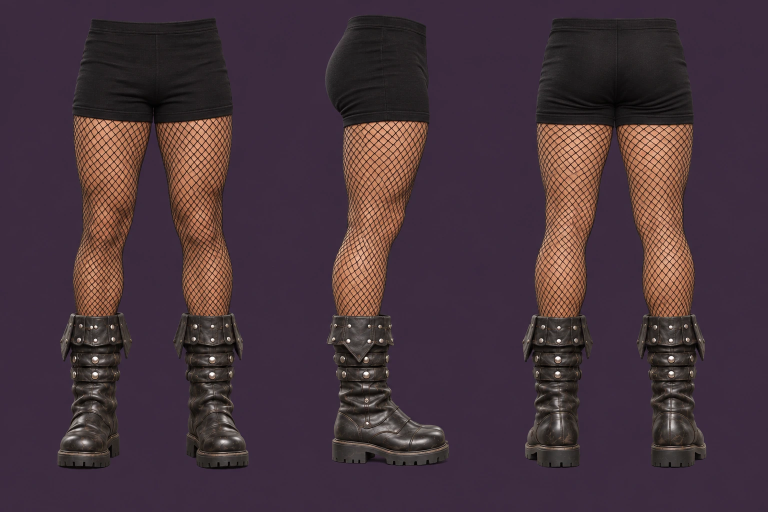
#> input picture models/grey-hat-3d/references/chatgpt/B5.webp, 1536 x 1024 px, given in place of B5.png, which was not available (shown at 1/2 size)
$ python doll_measure.py
#> lines starting #> are read from the running program, lines starting #| are printed output that depends on the picture; after the words box and inside, x2 and y2 are one past the last pixel; in counts of white or black regions, pixels touching at a corner belong together
### models/grey-hat-3d/tools/sil.py
# silhouette tools for the Ranger paintings: flat plum (or grey/black) background -> mask; figures as connected blobs
import sys, numpy as np
from PIL import Image
from scipy import ndimage as ndi
def load(path):
#> called with path = 'models/grey-hat-3d/refs/B5.png'
    return np.asarray(Image.open(path).convert('RGB')).astype(np.float32)
def mask_of(a, thr=11.0, raw=False):
#> called with thr = 11, raw = False
    h, w, _ = a.shape
#> h = 1024; w = 1536
    cs = np.concatenate([a[:12, :12].reshape(-1, 3), a[:12, -12:].reshape(-1, 3), a[-12:, :12].reshape(-1, 3), a[-12:, -12:].reshape(-1, 3)])
#> cs = 576 rows, first 8: [61, 44, 63], [61, 44, 63], [61, 44, 63], [61, 44, 63], [61, 44, 63], [61, 44, 63], [61, 44, 63], [61, 44, 63]
    bg0 = np.median(cs, 0)
#> bg0 = [60, 43, 62]
    d0 = np.sqrt(((a - bg0) ** 2).sum(-1))
    sure_bg = ~ndi.binary_dilation(d0 > 22, iterations=18)
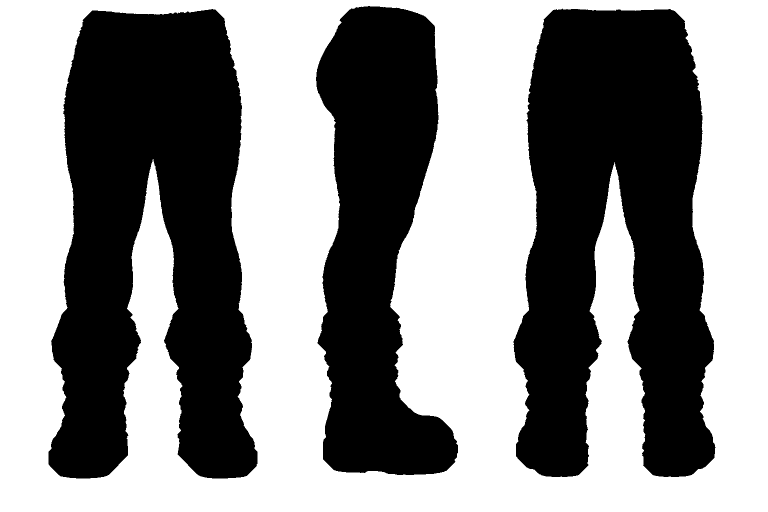
#> sure_bg: shape (1024, 1536) bool (shown at 1/2 size); 54.4% white; 3 black regions, box (x1, y1, x2, y2) and area: (97, 18, 515, 957) 275075, (1027, 17, 1431, 954) 271449, (632, 12, 916, 950) 169917
    # the background has a soft vignette: fit a quadratic surface per channel to the sure background
    ys, xs = np.mgrid[0:h, 0:w]; X = xs / w - 0.5; Y = ys / h - 0.5
    A = np.stack([np.ones_like(X), X, Y, X * X, Y * Y, X * Y], -1)
    sel = sure_bg.ravel(); step = max(1, sel.sum() // 60000)
#> after `step = max(1, sel.sum() // 60000)`: step = 14
    Af = A.reshape(-1, 6)[sel][::step]; fit = np.zeros_like(a)
    for c in range(3):
        coef, *_ = np.linalg.lstsq(Af, a[..., c].reshape(-1)[sel][::step], rcond=None); fit[..., c] = A @ coef
#> this loop made 3 passes
#> coef on passes 1 to 3: [60.16, 0.0724, 0.807, -0.13, -0.0846, -0.0927], [43.17, 0.0939, 0.694, -0.0619, 0.0313, -0.0384], [62.28, 0.0762, 0.73, -0.225, 0.447, -0.0743]
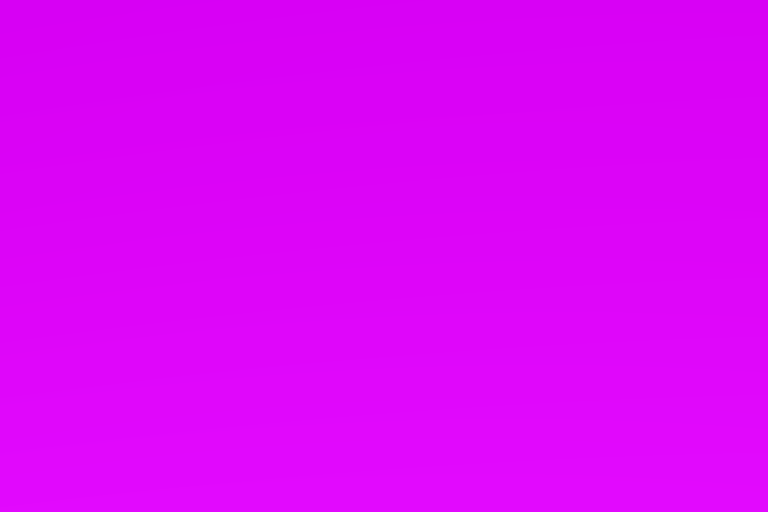
#> fit: shape (1024, 1536, 3) float32 (shown at 1/2 size); mean R, G, B 61.1, 43.6, 63.3; drawn with min black and max white
    r = a - fit
    lum = r.mean(-1); chroma = np.sqrt(((r - lum[..., None]) ** 2).sum(-1))
    d = np.sqrt((r ** 2).sum(-1) + (1.6 * chroma) ** 2)
    d = ndi.gaussian_filter(d, 0.8)
    m = d > thr
#> m: shape (1024, 1536) bool; 35.6% white; 4 white regions (1 under 20 px), largest, box (x1, y1, x2, y2) and area: (114, 34, 498, 940) 214799, (1043, 34, 1414, 937) 212649, (649, 29, 899, 933) 132890
    if raw: return m, fit
    m = ndi.binary_opening(m, iterations=1); m = ndi.binary_closing(m, iterations=3); m = ndi.binary_fill_holes(m)
#> after `m = ndi.binary_opening(m, iterations=1)`: m: shape (1024, 1536) bool; 35.6% white; 3 white regions, box (x1, y1, x2, y2) and area: (114, 34, 498, 940) 214791, (1043, 34, 1414, 937) 212644, (649, 29, 899, 933) 132885
#> after `m = ndi.binary_closing(m, iterations=3)`: m: shape (1024, 1536) bool; 35.7% white; 3 white regions, box (x1, y1, x2, y2) and area: (114, 34, 498, 940) 215051, (1043, 34, 1414, 937) 212892, (649, 29, 899, 933) 132958
    return m, fit
def figures(m, min_area=4000):
#> called with min_area = 20000
    lab, n = ndi.label(m); out = []
    for i, sl in enumerate(ndi.find_objects(lab)):
        area = (lab[sl] == i + 1).sum()
        if area >= min_area: out.append((sl[1].start, sl[0].start, sl[1].stop, sl[0].stop, int(area), i + 1))
    out.sort(); return lab, out
def spans(row):
    # runs of True in a boolean row -> [(x0, x1), ...] (x1 exclusive)
    d = np.diff(np.concatenate([[0], row.astype(np.int8), [0]])); s = np.where(d == 1)[0]; e = np.where(d == -1)[0]
    return list(zip(s.tolist(), e.tolist()))
# [5 lines that do not run on import are left out]

### models/grey-hat-3d/tools/doll_measure.py
# Measures his body for the blank doll (src/N45_doll.js) off the two paintings that show it with the outer clothes off:
#   B5  his legs in shorts and fishnet: front, right side, back
#   B3  shirt and trousers only: front and side (his waist without the corset, his shoulders, his bare forearm)
#   D3  his bare hands and forearms: how wide the wrist is beside the hand
# Prints small tables and writes out/doll_measure.json. It does NOT write the doll's tables: those are in src/N45_doll.js, set by
# hand from these numbers, because half of the doll (chest, back, upper arm) is under cloth in every painting.
# usage: python3 -I tools/doll_measure.py
#
# Scale of B5. B5 has no whole figure to take a scale from, and its three cues do not agree:
#   780 px/m  makes its boots the size of the boots in B1 (then his hips are 0.41 m across, wider than his baggy trousers)
#   850 px/m  puts the top of the shorts where B3 has the top of his trousers (1.065 m) with the soles on the floor (hips 0.37 m)
#   930 px/m  puts its knee at the knee of his skeleton, 0.53 m (hips 0.34 m)
# 900 is used for every width and depth. It lies between the two cues that come from his body (not his boots), and at 900 his hips
# are 0.35 m across and his thigh 0.166 m: a man of his height, and narrower than the Ranger's hips (0.374 m), as Chris asked.
# So B5 gives the SHAPE of his legs and hips; their size is this decision. Change S5 here to see another scale.
# Heights are not taken by scale at all: each landmark row of B5 is given the height that the same landmark has on his skeleton
# (LAND below), and rows between landmarks are spread evenly.
import os, sys, json, numpy as np
sys.path.insert(0, os.path.dirname(os.path.abspath(__file__)))
from sil import load, mask_of, figures, spans
ROOT = os.path.dirname(os.path.dirname(os.path.abspath(__file__)))
S5 = 900.0; HT = 1.78; ZOFF = 0.035
# B5 landmark rows (read off a gridded copy, lib/grid.py) and the height of each on his skeleton, in metres
LAND = [(35, 1.065, 'top of the shorts (waist)'), (215, 0.900, 'hips at their widest'), (250, 0.845, 'crotch'), (445, 0.530, 'knee joint (crease behind the knee)'),
        (565, 0.414, 'calf at its widest'), (628, 0.353, 'top of the boot cuff in B5'), (880, 0.110, 'ankle (inside the boot)')]
def row_h(y): return float(np.interp(y, [l[0] for l in LAND], [l[1] for l in LAND][::1]))      # np.interp wants rising x: the rows rise as the heights fall
def h_row(h): return float(np.interp(h, [l[1] for l in LAND][::-1], [l[0] for l in LAND][::-1]))
def figs_of(name):
    a = load(os.path.join(ROOT, 'refs', name)); m, _ = mask_of(a); lab, figs = figures(m, 20000); return [(lab == f[5], f) for f in figs]
#> after `lab, figs = figures(m, 20000)`:
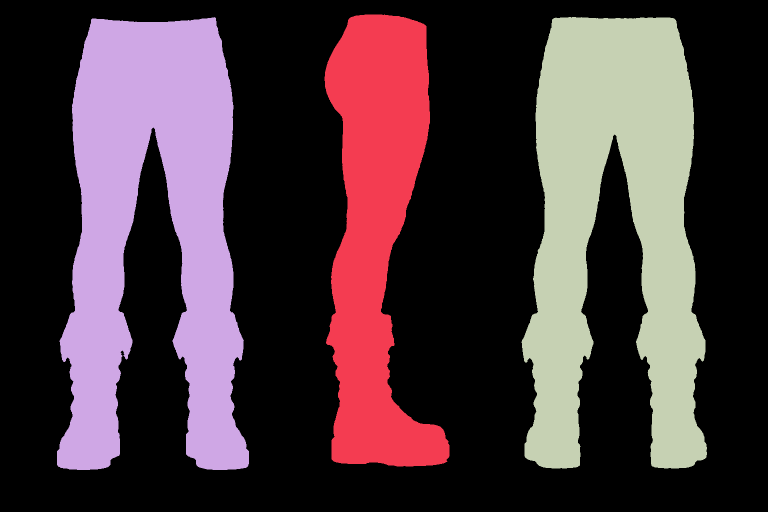
#> lab: shape (1024, 1536) int32 (shown at 1/2 size); 4 distinct labels, from 0 to 3; one colour per label, 0 black
#> after `lab, figs = figures(m, 20000)`: figs = [(114, 34, 498, 940, 215051, 2), (649, 29, 899, 933, 132958, 1), (1043, 34, 1414, 937, 212892, 3)]
def row(m, y):
    rr = m[y - 1:y + 2].sum(0) >= 2; return [(s, e) for s, e in spans(rr) if e - s >= 3]
out = {'S5': S5, 'land': LAND}

# ---------- B5: legs ----------
F5 = figs_of('B5.png'); (mf, ff), (ms, fs), (mb, fb) = F5
#> after `F5 = figs_of('B5.png')`: F5 = 3 items
#> after `(mf, ff), (ms, fs), (mb, fb) = F5`: mf: shape (1024, 1536) bool; 13.7% white; 1 white region, box (x1, y1, x2, y2) and area: (114, 34, 498, 940) 215051
#> after `(mf, ff), (ms, fs), (mb, fb) = F5`: ms: shape (1024, 1536) bool; 8.5% white; 1 white region, box (x1, y1, x2, y2) and area: (649, 29, 899, 933) 132958
#> after `(mf, ff), (ms, fs), (mb, fb) = F5`: mb: shape (1024, 1536) bool; 13.5% white; 1 white region, box (x1, y1, x2, y2) and area: (1043, 34, 1414, 937) 212892
#> after `(mf, ff), (ms, fs), (mb, fb) = F5`: ff = (114, 34, 498, 940, 215051, 2); fs = (649, 29, 899, 933, 132958, 1); fb = (1043, 34, 1414, 937, 212892, 3)
cxf = float(np.mean([np.mean(row(mf, y)[0]) for y in range(120, 240, 10)]))        # middle of the front figure: the middle of the shorts
#> in spans, `d = np.diff(np.concatenate([[0], row.astype(np.int8), [0]]))`: d = 1537 values, max 1 at index 161, min -1 at index 451, mean 0
#> in spans, `s = np.where(d == 1)[0]`: s = [161]
#> in spans, `e = np.where(d == -1)[0]`: e = [451]
#> cxf = 305.9
cxb = float(np.mean([np.mean(row(mb, y)[0]) for y in range(120, 240, 10)]))
#> cxb = 1229.1
axs = float(np.mean([np.mean(max(row(ms, y), key=lambda q: q[1] - q[0])) for y in range(735, 800, 5)]))      # the side figure's axis: the middle of the boot shaft
#> axs = 727.6
print('B5 at %.0f px/m: front middle x %.1f, back middle x %.1f, side axis (boot shaft) x %.1f' % (S5, cxf, cxb, axs))
#| B5 at 900 px/m: front middle x 305.9, back middle x 1229.1, side axis (boot shaft) x 727.6
print('\nB5 hips and waist (front and back figures: half width; side figure: front and back of him, z from 3.5 cm ahead of the boot shaft)')
print('  row  height | half width front  back | z front   z back   depth')
hips = []
for y in (40, 65, 90, 115, 140, 165, 190, 215, 240):
    a = row(mf, y); b = row(mb, y); s = max(row(ms, y), key=lambda q: q[1] - q[0])
    wf = (a[-1][1] - a[0][0]) / 2 / S5; wb = (b[-1][1] - b[0][0]) / 2 / S5; zf = (s[1] - axs) / S5 - ZOFF; zb = (s[0] - axs) / S5 - ZOFF
    hips.append([round(row_h(y), 3), round(wf, 4), round(wb, 4), round(zf, 4), round(zb, 4)])
    print('  %3d  %.3f  |   %.3f          %.3f |  %+.3f   %+.3f   %.3f' % (y, row_h(y), wf, wb, zf, zb, zf - zb))
#> this loop made 9 passes
#> (s, a, b, wf, wb, zf, zb) on passes 1 to 7: ((696, 828), [(182, 225), (382, 432)], [(1104, 1352)], 0.139, 0.138, 0.0766, -0.0701), ((687, 853), [(176, 437)], [(1100, 1358)], 0.145, 0.143, 0.104, -0.0801), ((673, 853), [(168, 444)], [(1092, 1365)], 0.153, 0.152, 0.104, -0.0956), ((659, 854), [(164, 449)], [(1087, 1370)], 0.158, 0.157, 0.105, -0.111), ((651, 857), [(158, 456)], [(1082, 1374)], 0.166, 0.162, 0.109, -0.12), ((650, 858), [(152, 461)], [(1078, 1380)], 0.172, 0.168, 0.11, -0.121), ((655, 857), [(148, 464)], [(1074, 1384)], 0.176, 0.172, 0.109, -0.116)
#|    40  1.060  |   0.139          0.138 |  +0.077   -0.070   0.147
#|    65  1.037  |   0.145          0.143 |  +0.104   -0.080   0.184
#|    90  1.015  |   0.153          0.152 |  +0.104   -0.096   0.200
#|   115  0.992  |   0.158          0.157 |  +0.105   -0.111   0.217
#|   140  0.969  |   0.166          0.162 |  +0.109   -0.120   0.229
#|   165  0.946  |   0.172          0.168 |  +0.110   -0.121   0.231
#|   190  0.923  |   0.176          0.172 |  +0.109   -0.116   0.224
#|   215  0.900  |   0.179          0.174 |  +0.111   -0.101   0.212
#> (further printed lines are left out)
#> after the loop, hips = 9 items
out['hips'] = hips
print('\nB5 legs (his right leg in the front figure, the same leg from behind, and the side figure)')
print('  row  height | width front  back  | middle out from his centre line | z front   z back   depth   middle z')
legs = []
for y in list(range(265, 630, 25)):
    a = row(mf, y)[0]; b = row(mb, y)[-1]; s = max(row(ms, y), key=lambda q: q[1] - q[0])
    wf = (a[1] - a[0]) / S5; wb = (b[1] - b[0]) / S5; c = (cxf - (a[0] + a[1]) / 2) / S5; zf = (s[1] - axs) / S5 - ZOFF; zb = (s[0] - axs) / S5 - ZOFF
    legs.append([round(row_h(y), 3), round(wf, 4), round(wb, 4), round(c, 4), round(zf, 4), round(zb, 4)])
    print('  %3d  %.3f  |  %.3f      %.3f  |   %.3f                         |  %+.3f   %+.3f   %.3f   %+.3f' % (y, row_h(y), wf, wb, c, zf, zb, zf - zb, (zf + zb) / 2))
#> this loop made 15 passes
#> (s, a, b, wf, wb, c, zf) on passes 1 to 9: ((686, 856), (146, 303), (1072, 1388), 0.174, 0.351, 0.0905, 0.108), ((685, 851), (147, 296), (1236, 1387), 0.166, 0.168, 0.0938, 0.102), ((684, 845), (150, 290), (1243, 1384), 0.156, 0.157, 0.0955, 0.0955), ((685, 837), (153, 283), (1249, 1380), 0.144, 0.146, 0.0977, 0.0866), ((689, 830), (158, 278), (1255, 1375), 0.133, 0.133, 0.0977, 0.0788), ((693, 823), (163, 276), (1258, 1370), 0.126, 0.124, 0.096, 0.071), ((695, 814), (163, 271), (1262, 1368), 0.12, 0.118, 0.0988, 0.061), ((693, 810), (164, 267), (1266, 1368), 0.114, 0.113, 0.1, 0.0566), ((690, 800), (163, 259), (1274, 1371), 0.107, 0.108, 0.105, 0.0455)
#|   265  0.821  |  0.174      0.351  |   0.090                         |  +0.108   -0.081   0.189   +0.013
#|   290  0.780  |  0.166      0.168  |   0.094                         |  +0.102   -0.082   0.184   +0.010
#|   315  0.740  |  0.156      0.157  |   0.095                         |  +0.095   -0.083   0.179   +0.006
#|   340  0.700  |  0.144      0.146  |   0.098                         |  +0.087   -0.082   0.169   +0.002
#|   365  0.659  |  0.133      0.133  |   0.098                         |  +0.079   -0.078   0.157   +0.000
#|   390  0.619  |  0.126      0.124  |   0.096                         |  +0.071   -0.073   0.144   -0.001
#|   415  0.578  |  0.120      0.118  |   0.099                         |  +0.061   -0.071   0.132   -0.005
#|   440  0.538  |  0.114      0.113  |   0.100                         |  +0.057   -0.073   0.130   -0.008
#> (further printed lines are left out)
#> after the loop, legs = 15 items
out['legs'] = legs

# ---------- B3: trunk in shirt and trousers, and the forearm ----------
F3 = figs_of('B3.png'); (m3, f3), (m3s, f3s) = F3
#> call 2 of figs_of, with name = 'B3.png'
#> call 2 of load, with path = 'models/grey-hat-3d/refs/B3.png'
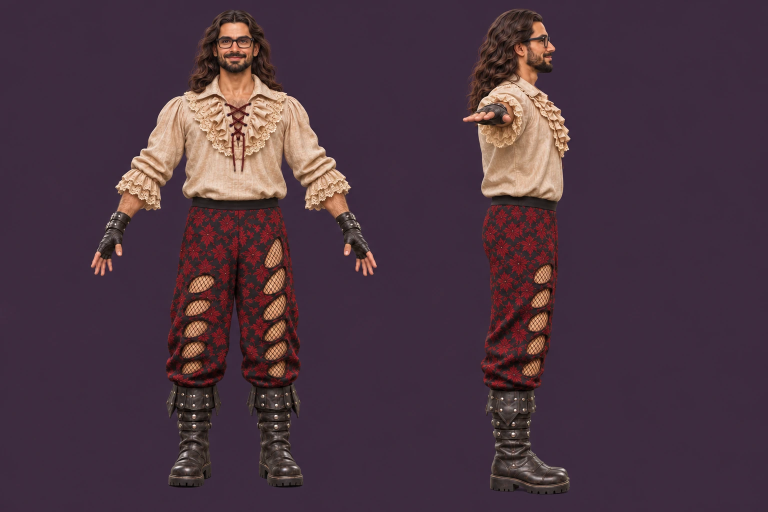
#> input picture models/grey-hat-3d/references/chatgpt/B3.webp, 1536 x 1024 px, given in place of B3.png, which was not available (shown at 1/2 size)
#> call 2 of mask_of, with thr = 11, raw = False
#> in mask_of (call 2), `sure_bg = ~ndi.binary_dilation(d0 > 22, iterations=18)`:
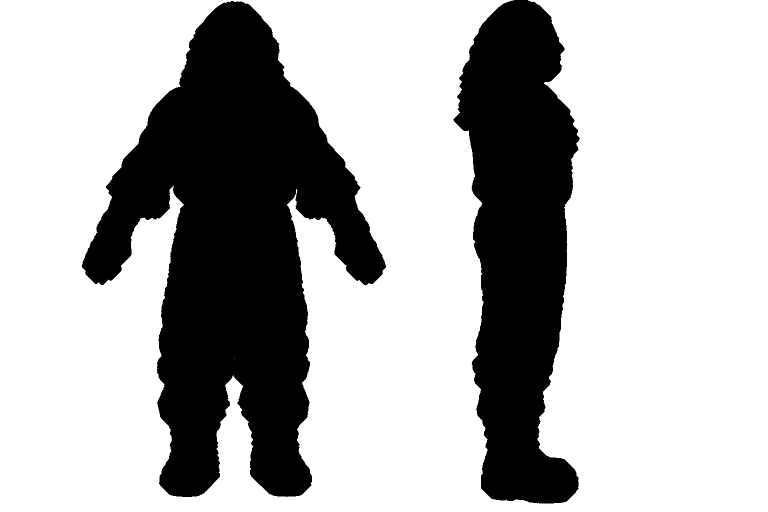
#> sure_bg: shape (1024, 1536) bool (shown at 1/2 size); 70.6% white; 2 black regions, box (x1, y1, x2, y2) and area: (163, 2, 772, 994) 293019, (907, 0, 1160, 1007) 169582
#> in mask_of (call 2), `step = max(1, sel.sum() // 60000)`: step = 18
#> the loop in mask_of (call 2), `for c in range(3):` made 3 passes
#> coef on passes 1 to 3: [61.33, -0.216, 0.292, -0.176, -1.55, 0.053], [43.43, 0.00945, 0.136, -0.0994, -0.185, 0.173], [62.84, -0.0869, 0.196, -0.0351, -0.773, 0.106]
#> in mask_of (call 2), `m = d > thr`: m: shape (1024, 1536) bool; 23% white; 3 white regions (1 under 20 px), largest, box (x1, y1, x2, y2) and area: (180, 19, 756, 977) 229878, (924, 16, 1143, 990) 132574
#> in mask_of (call 2), `m = ndi.binary_opening(m, iterations=1)`: m: shape (1024, 1536) bool; 23% white; 2 white regions, box (x1, y1, x2, y2) and area: (180, 19, 756, 977) 229853, (924, 16, 1143, 990) 132554
#> in mask_of (call 2), `m = ndi.binary_closing(m, iterations=3)`: m: shape (1024, 1536) bool; 23.1% white; 2 white regions, box (x1, y1, x2, y2) and area: (180, 19, 756, 977) 230202, (924, 16, 1143, 990) 132656
#> in figs_of (call 2), `lab, figs = figures(m, 20000)`:
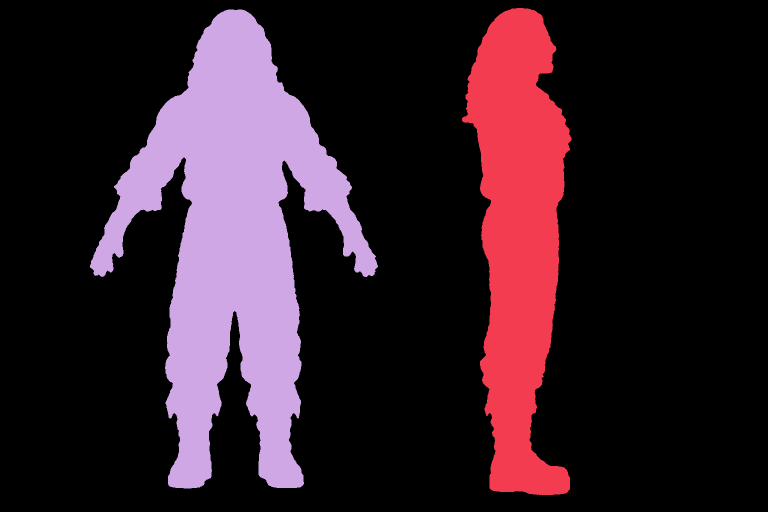
#> lab: shape (1024, 1536) int32 (shown at 1/2 size); 3 distinct labels, from 0 to 2; one colour per label, 0 black
#> in figs_of (call 2), `lab, figs = figures(m, 20000)`: figs = [(180, 19, 756, 977, 230202, 2), (924, 16, 1143, 990, 132656, 1)]
#> after `F3 = figs_of('B3.png')`: F3 = 2 items
#> after `(m3, f3), (m3s, f3s) = F3`: m3: shape (1024, 1536) bool; 14.6% white; 1 white region, box (x1, y1, x2, y2) and area: (180, 19, 756, 977) 230202
#> after `(m3, f3), (m3s, f3s) = F3`:
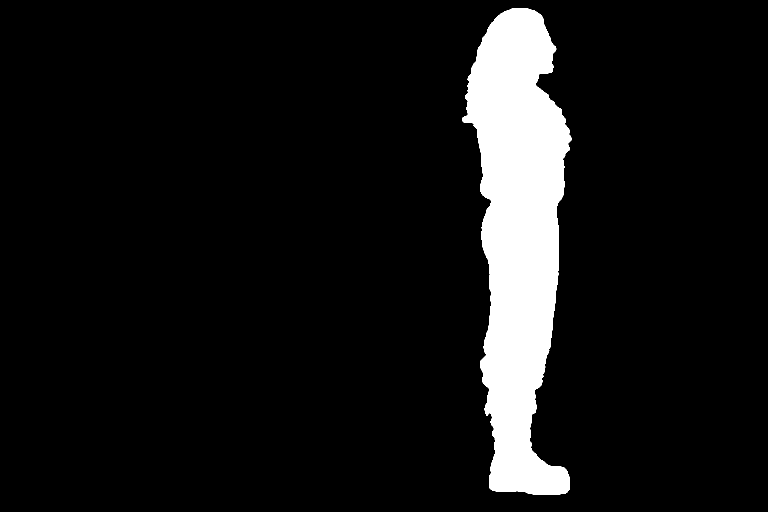
#> m3s: shape (1024, 1536) bool (shown at 1/2 size); 8.4% white; 1 white region, box (x1, y1, x2, y2) and area: (924, 16, 1143, 990) 132656
#> after `(m3, f3), (m3s, f3s) = F3`: f3 = (180, 19, 756, 977, 230202, 2); f3s = (924, 16, 1143, 990, 132656, 1)
p3 = (f3[3] - f3[1]) / HT; p3s = (f3s[3] - f3s[1]) / HT
#> after `p3 = (f3[3] - f3[1]) / HT`: p3 = 538.2
#> after `p3s = (f3s[3] - f3s[1]) / HT`: p3s = 547.2
def r3(h): return row(m3, int(round(f3[3] - h * p3)))
def r3s(h): return max(row(m3s, int(round(f3s[3] - h * p3s))), key=lambda q: q[1] - q[0])
w = min((r3(h) for h in np.arange(1.04, 1.09, 0.01)), key=lambda sp: min(e - s for s, e in sp if s < 470 < e))
#> w = [(236, 322), (383, 558), (609, 697)]
cx3 = float(np.mean([q for q in w if q[0] < 470 < q[1]][0]))
#> cx3 = 470.5
ax3 = float(np.mean([np.mean(max(row(m3s, int(round(f3s[3] - h * p3s))), key=lambda q: q[1] - q[0])) for h in np.arange(0.16, 0.30, 0.01)]))
#> ax3 = 1024.4
print('\nB3 front %.1f px/m, middle x %.1f; side %.1f px/m, axis x %.1f' % (p3, cx3, p3s, ax3))
#| B3 front 538.2 px/m, middle x 470.5; side 547.2 px/m, axis x 1024.4
print('B3 trunk in the shirt (the body is somewhere inside this): half width, and front and back from the side')
print('  height | half width | z front   z back   depth')
trunk = []
for h in (1.00, 1.04, 1.06, 1.08, 1.12, 1.16, 1.20, 1.24, 1.28, 1.32, 1.36, 1.40, 1.44, 1.46, 1.48, 1.50, 1.52, 1.54):
    sp = [q for q in r3(h) if q[0] < cx3 < q[1]][0]; s = r3s(h); hw = (sp[1] - sp[0]) / 2 / p3; zf = (s[1] - ax3) / p3s - ZOFF; zb = (s[0] - ax3) / p3s - ZOFF
    note = '  (arms and sleeves are in this row)' if h >= 1.24 and h < 1.47 else ''
    trunk.append([h, round(hw, 4), round(zf, 4), round(zb, 4)]); print('  %.2f   |   %.3f    |  %+.3f   %+.3f   %.3f%s' % (h, hw, zf, zb, zf - zb, note))
#> this loop made 18 passes
#> (s, sp, hw, zf, zb) on passes 1 to 12: ((966, 1116), (371, 568), 0.183, 0.132, -0.142), ((972, 1113), (377, 563), 0.173, 0.127, -0.131), ((980, 1116), (383, 558), 0.163, 0.132, -0.116), ((980, 1122), (371, 570), 0.185, 0.143, -0.116), ((960, 1128), (363, 575), 0.197, 0.154, -0.153), ((965, 1128), (371, 569), 0.184, 0.154, -0.143), ((963, 1129), (369, 564), 0.181, 0.156, -0.147), ((962, 1130), (273, 655), 0.355, 0.158, -0.149), ((958, 1137), (294, 639), 0.321, 0.171, -0.156), ((955, 1138), (299, 634), 0.311, 0.173, -0.162), ((945, 1130), (312, 621), 0.287, 0.158, -0.18), ((934, 1124), (318, 615), 0.276, 0.147, -0.2)
#|   1.00   |   0.183    |  +0.132   -0.142   0.274
#|   1.04   |   0.173    |  +0.127   -0.131   0.258
#|   1.06   |   0.163    |  +0.132   -0.116   0.249
#|   1.08   |   0.185    |  +0.143   -0.116   0.260
#|   1.12   |   0.197    |  +0.154   -0.153   0.307
#|   1.16   |   0.184    |  +0.154   -0.143   0.298
#|   1.20   |   0.181    |  +0.156   -0.147   0.303
#|   1.24   |   0.355    |  +0.158   -0.149   0.307  (arms and sleeves are in this row)
#> (further printed lines are left out)
#> after the loop, trunk = 18 items, first 6: [1, 0.183, 0.133, -0.142], [1.04, 0.173, 0.127, -0.131], [1.06, 0.163, 0.133, -0.116], [1.08, 0.185, 0.143, -0.116], [1.12, 0.197, 0.154, -0.153], [1.16, 0.184, 0.154, -0.143]
out['trunk_clothed'] = trunk
# the bare forearm and the cuff, measured square across the arm (the arm hangs 27 degrees out from straight down)
#> (the run stopped early here; a loop or call above may not have finished)
